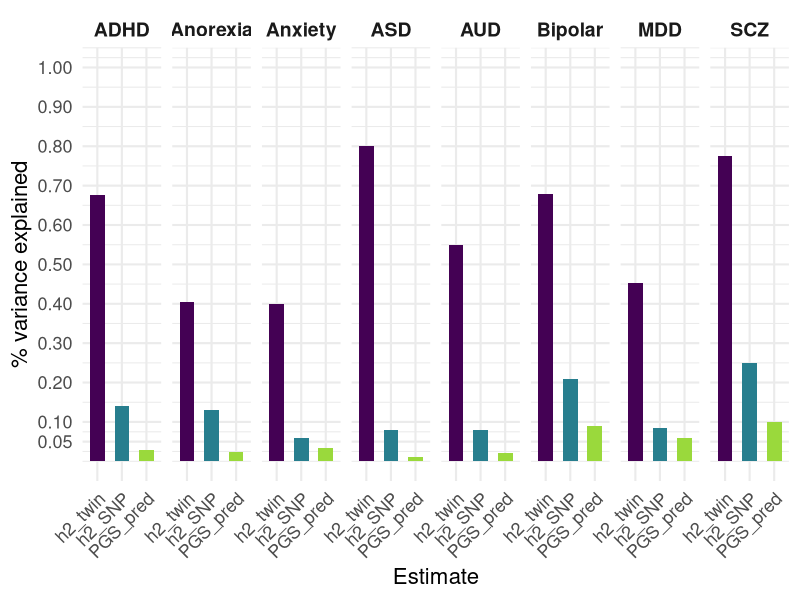

Source code (R): (Note: this script raises an error after producing the figure.)
### Figure 1 heritability and PGS prediction ###

library(tidyverse)

condition <- c("Anorexia", "Anxiety", "ADHD", "ASD", "AUD", "Bipolar", "MDD", "SCZ")

h2_twin <-      c(0.404, 0.40, 0.675, 0.80, 0.55, 0.678, 0.452, 0.774)
# refs h2_twin "AN", "ANX", "ADHD", "ASD", "AUD", "BD", "MDD", "SCZ"
# Poldermann et al. 2015 Nature Genetics: ANX, ADHD, BD, MDD (recurrent), SCZ, Eating disorders 0.404

h2_SNP <-       c(0.13, 0.059, 0.14, 0.08, 0.08, 0.21, 0.084, 0.25)
# refs h2_SNP "AN", "ANX", "ADHD", "ASD", "AUD", "BD", "MDD", "SCZ"
# BD: O'Connel et al. 2025 Nature
# MDD: Adams et al. 2025 Cell
# SCZ: Owen et al. 2023 Mol Psych
# AN: Termorshuizen et al. 2025 medRxiv
# ANX: Skelton, Mitchell et al. 2025 medRxiv (Generalised anxiety symptoms)


PGS_pred <-     c(0.023, 0.034, 0.03, 0.01, 0.02, 0.09, 0.058, 0.10)
# refs PGS_pred "AN", "ANX", "ADHD", "ASD", "AUD", "BD", "MDD", "SCZ"
# (same as GWAS for h2_SNP?)

df_fig1 <- data.frame(condition, h2_twin, h2_SNP, PGS_pred)
df_fig1_long <- pivot_longer(df_fig1, cols = c(h2_twin, h2_SNP, PGS_pred), names_to = "Estimate")
df_fig1_long$Estimate <- factor(df_fig1_long$Estimate, levels = c("h2_twin", "h2_SNP", "PGS_pred"))

fig1 <- ggplot(df_fig1_long, aes(x = Estimate, y = value, fill = Estimate)) +
    facet_wrap(~ condition, nrow = 1) +
    geom_bar(stat = "identity", width = 0.6) +
    labs(
        x = "Estimate",
        y = "% variance explained",
        fill = "Estimate") +
    scale_fill_viridis_d(option = "D", end = 0.85) +
    scale_y_continuous(breaks = c(0.05, 0.10, 0.20, 0.30, 0.40, 0.50, 0.60, 0.70, 0.80, 0.90, 1), limits = c(0, 1)) +
    theme_minimal(base_size = 16) +
    theme(
        legend.position = "none",
        strip.text = element_text(size = 14, face = "bold"),
        axis.text.x = element_text(size = 13, angle = 45, hjust = 1),
        axis.text.y = element_text(size = 13)) 


pdf("Figure_1.pdf", width = 15)
fig1
dev.off()

### Figure 2 relative and absolute risk ###

prevalence <- c(0.01, 0.05, 0.20)
h2 <- c(0.10, 0.20, 0.40)
fam_risk <- c("1st_deg_rel", "none")

df_fig2 <- tidyr::crossing(prevalence, h2, fam_risk)
df_fig2$gen_cor <- ifelse(df_fig2$fam_risk == "1st_deg_rel", 0.5, 0)

risk <- liability_risk_fdr_vec(K = df_fig2$prevalence, h2 = df_fig2$h2, r = df_fig2$gen_cor)


fig2a <- ggplot(risk, aes(x = K, y = absolute_risk_FDR, fill = K)) +
    facet_wrap(~ h2, labeller = label_both) +
    geom_point(aes(x = K, y = absolute_risk_FDR, color = as.factor(r), shape = as.factor(r)), size = 4) + 
    geom_line(aes(x = K, y = absolute_risk_FDR, color = as.factor(r)), linewidth = 1) +
    labs(
        x = "Prevalence",
        y = "Absolute risk",
        fill = "Prevalence") +
    scale_colour_viridis_d(option = "D", end = 0.85) +
    scale_x_continuous(breaks = c(0.01, 0.05, 0.10, 0.15, 0.20)) +
    scale_y_continuous(breaks = c(0.01, 0.05, 0.10, 0.20, 0.30, 0.40)) +
    theme_minimal(base_size = 16) +
    theme(
        legend.position = "none",
        strip.text = element_text(size = 14, face = "bold"),
        axis.text.x = element_text(size = 13),
        axis.text.y = element_text(size = 13)
    ) 


rel_risk <- risk[risk$r == 0.5, ]

fig2b <- ggplot(rel_risk, aes(x = as.factor(K), y = relative_risk, fill = as.factor(K))) +
    facet_wrap(~ h2, labeller = label_both) +
    geom_bar(stat = "identity", position = position_dodge(width = 1)) +
    geom_hline(yintercept = 1) +
    labs(
        x = "Prevalence",
        y = "Relative risk",
        fill = "Prevalence") +
    scale_fill_viridis_d(option = "D", end = 0.85) +
    theme_minimal(base_size = 16) +
    theme(
        legend.position = "none",
        strip.text = element_text(size = 14, face = "bold"),
        axis.text.x = element_text(size = 13),
        axis.text.y = element_text(size = 13)
    ) 


pdf("Figure_2.pdf", width = 12, height = 12)
cowplot::plot_grid(fig2a, fig2b, labels = c("a", "b"), ncol = 1, nrow = 2)
dev.off()
